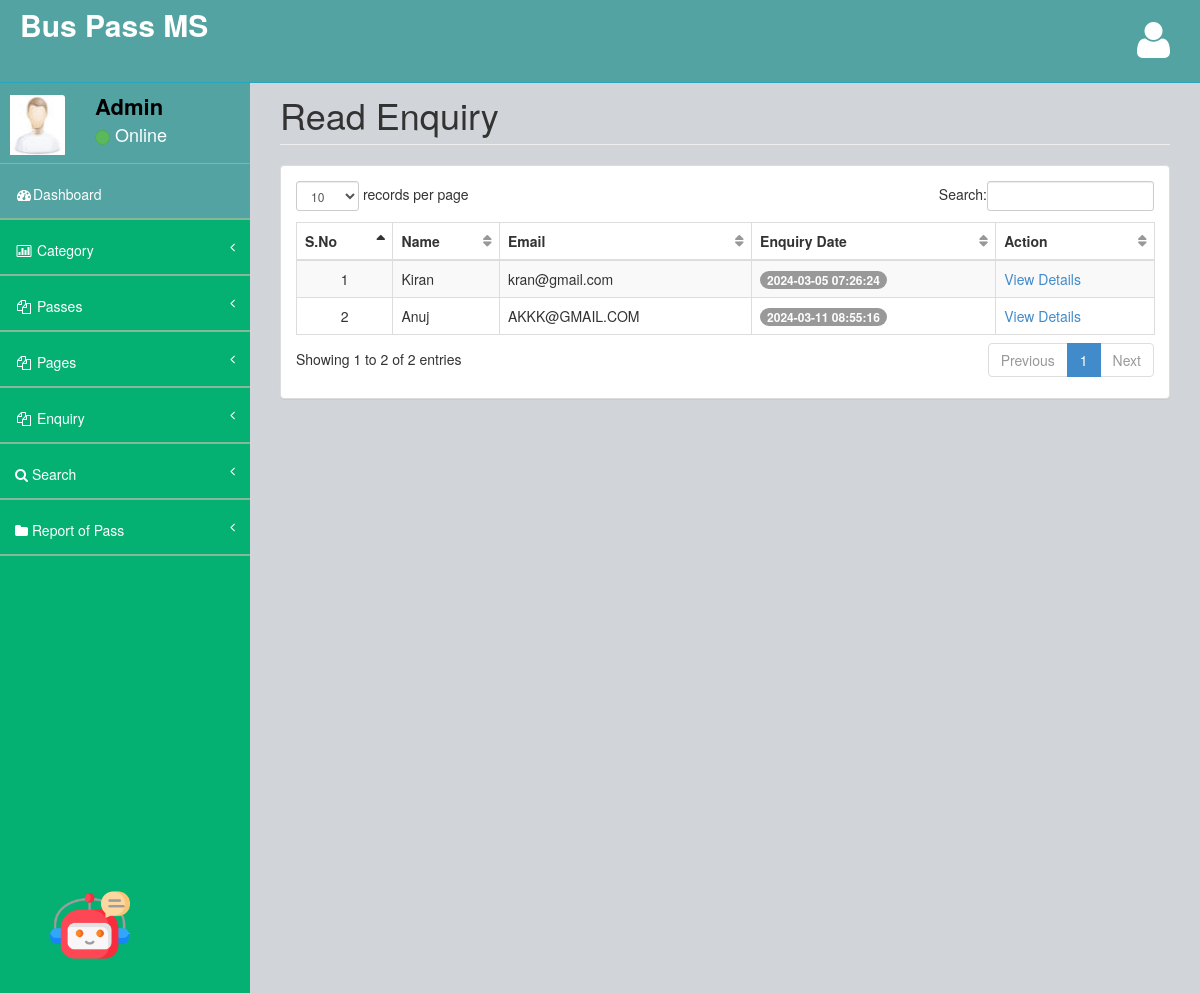
The app's page /admin/readenq.php (signed in) with its own data.
### tables this page shows
CREATE TABLE `tblcontact` (
  `ID` int(10) NOT NULL,
  `Name` varchar(200) DEFAULT NULL,
  `Email` varchar(200) DEFAULT NULL,
  `Message` mediumtext,
  `EnquiryDate` timestamp NOT NULL DEFAULT CURRENT_TIMESTAMP,
  `IsRead` int(5) DEFAULT NULL
);

### admin/readenq.php (the view, shortened to what this page needs)
<?php
include('includes/dbconnection.php');
if (strlen($_SESSION['bpmsaid']==0)) {
  header('location:logout.php');
  } else{
  ?>
<!DOCTYPE html>
<html>
<head>
    <link href="assets/plugins/bootstrap/bootstrap.css" rel="stylesheet" />
    <link href="assets/font-awesome/css/font-awesome.css" rel="stylesheet" />
    <link href="assets/plugins/pace/pace-theme-big-counter.css" rel="stylesheet" />
  <link href="assets/css/style.css" rel="stylesheet" />
      <link href="assets/css/main-style.css" rel="stylesheet" />
    <link href="assets/plugins/dataTables/dataTables.bootstrap.css" rel="stylesheet" />
</head>
<body>
    <div id="wrapper">
       <?php include_once('includes/header.php');?>
        <?php include_once('includes/sidebar.php');?>
        <div id="page-wrapper">
            <div class="row">
                <div class="col-lg-12">
                    <h1 class="page-header">Read Enquiry</h1>
                </div>
            </div>
            <div class="row">
                <div class="col-lg-12">
                    <div class="panel panel-default">
                        <div class="panel-body">
                            <div class="table-responsive">
                                <table class="table table-striped table-bordered table-hover" id="dataTables-example">
                                    <thead>
                                       <tr>
                   <th>S.No</th>
                   <th>Name</th>
                    <th>Email</th>
                    <th>Enquiry Date</th>
                     <th>Action</th>
                  </tr>
                                    </thead>
                                    <tbody>
                                         <?php
$sql="SELECT * from tblcontact where IsRead='1'";
$query = $dbh -> prepare($sql);
$query->execute();
$results=$query->fetchAll(PDO::FETCH_OBJ);
$cnt=1;
if($query->rowCount() > 0)
{
foreach($results as $row)
{               ?>
                                       <tr>
                     <td class="text-center"><?php echo htmlentities($cnt);?></td>
                                        <td><?php  echo htmlentities($row->Name);?></td>
                                        <td><?php  echo htmlentities($row->Email);?></td>
                                        <td>
                                            <span class="badge badge-primary"><?php  echo htmlentities($row->EnquiryDate);?></span>
                                        </td>
                                         <td><a href="view-enquiry.php?viewid=<?php echo htmlentities ($row->ID);?>">View Details</a></td>
                  </tr>
               <?php $cnt=$cnt+1;}} ?>
                                    </tbody>
                                </table>
                            </div>
                        </div>
                    </div>
                </div>
            </div>
        </div>
    </div>
</body>
</html>
<?php }  ?>

### admin/includes/sidebar.php (shortened to what this page needs)
<?php
include('includes/dbconnection.php');
?>
        <nav class="navbar-default navbar-static-side" role="navigation">
            <div class="sidebar-collapse">
                <ul class="nav" id="side-menu">
                    <li>
                        <div class="user-section">
                            <div class="user-section-inner">
                                <img src="assets/img/user.jpg" alt="">
                            </div>
                            <div class="user-info">
                                <?php
$aid=$_SESSION['bpmsaid'];
$sql="SELECT AdminName from  tbladmin where ID=:aid";
$query = $dbh -> prepare($sql);
$query->bindParam(':aid',$aid,PDO::PARAM_STR);
$query->execute();
$results=$query->fetchAll(PDO::FETCH_OBJ);
$cnt=1;
if($query->rowCount() > 0)
{
foreach($results as $row)
{               ?>
                                <div><strong><?php  echo $row->AdminName;?></strong></div>
                                <div class="user-text-online">
                                    <span class="user-circle-online btn btn-success btn-circle "></span>&nbsp;Online
                                </div>
                            </div>
                            <?php $cnt=$cnt+1;}} ?>
                        </div>
                    </li>
                    <li class="selected">
                        <a href="dashboard.php"><i class="fa fa-dashboard fa-fw"></i>Dashboard</a>
                    </li>
                    <li>
                        <a href="#"><i class="fa fa-bar-chart-o fa-fw"></i> Category<span class="fa arrow"></span></a>
                    </li>
                    <li>
                        <a href="#"><i class="fa fa-files-o fa-fw"></i> Passes<span class="fa arrow"></span></a>
                    </li>
                    <li>
                        <a href="#"><i class="fa fa-files-o fa-fw"></i> Pages<span class="fa arrow"></span></a>
                    </li>
                    <li>
                        <a href="#"><i class="fa fa-files-o fa-fw"></i> Enquiry<span class="fa arrow"></span></a>
                    </li>
                    <li>
                        <a href="search-pass.php"><i class="fa fa-search"></i>  Search<span class="fa arrow"></span></a>
                        </li>
                        <li>
                        <a href="pass-bwdates-report.php"><i class="fa fa-folder"></i>  Report of Pass<span class="fa arrow"></span></a>
                        </li>
                        <link rel="stylesheet" href="assets/css/bot_logo1.css">
            <div class="sidebar-bottom">
                <div class="chatbot-logo-container">
                    <a href="bot.php">
                        <img src="images/robot.png" alt="robot" class="chatbot-logo">
                    </a>
                </div>
            </div>
                </ul>
            </div>
        </nav>

### admin/assets/css/style.css (style rules this page uses)
body { background-color: #f8f8f8; }
#wrapper { width: 100%; margin-top: 55px!important; background-color:#04B173; }
#page-wrapper { padding: 0 15px; min-height: 568px; background-color:rgb(209, 212, 216); }
.navbar-static-side ul li { border-bottom:1px solid #84B899 !important; }
.arrow { float: right; }
.fa.arrow:before { content: "\f104"; }
@media (min-width:768px) { .navbar-static-side { z-index: 1; position: absolute; width: 250px; } }
table.dataTable thead .sorting, table.dataTable thead .sorting_asc:after, table.dataTable thead .sorting_desc, table.dataTable thead .sorting_asc_disabled, table.dataTable thead .sorting_desc_disabled { background: transparent; }
table.dataTable thead .sorting_asc:after { content: "\f0de"; float: right; font-family: fontawesome; }
table.dataTable thead .sorting:after { content: "\f0dc"; float: right; font-family: fontawesome; color: rgba(50,50,50,.5); }
.btn-circle { width: 30px; height: 30px; padding: 6px 0; border-radius: 15px; text-align: center; font-size: 12px; line-height: 1.428571429; }

### admin/assets/css/main-style.css (style rules this page uses)
.user-section-inner { height: 65px; width: 65px; -moz-border-radius: 3px; -webkit-border-radius: 3px; border-radius: 3px; overflow: hidden; display: inline-block; float: left; margin-right: 15px; margin-top: 20px; }
.user-section-inner img { margin-left:10px; width:55px; height:60px; }
.user-info { display: block; color:#000!important; display: inline-block; padding: 15px; margin-bottom: 0px }
.user-text-online { font-size:18px; color:#fff }
.user-circle-online { width: 15px!important; height: 15px!important; }
.nav > li > a { padding: 20px 15px; }
#side-menu { background-color:#04B173; }
#side-menu a { color:#fff; border-bottom: 1px solid #84B899 !important; height: 55px; }
.selected { background-color:rgb(83, 163, 163); }
.navbar-default { border-color: #27A6BE; }
@media (min-width:768px) { #page-wrapper { position: inherit; margin: 0 0 0 250px; padding: 0 30px; min-height: 1000px; } }

### admin/assets/css/bot_logo1.css (style rules this page uses)
.sidebar-bottom { position: fixed; bottom: 90px; left: 50px; width: 100%; z-index: 10; }
.sidebar-bottom .chatbot-logo { max-width: 80px; }

### records on screen
tblcontact: Name "Kiran", Email "kran@gmail.com", EnquiryDate "2024-03-05 07:26:24"
tblcontact: Name "Anuj", Email "AKKK@GMAIL.COM", EnquiryDate "2024-03-11 08:55:16"

### other values on screen
$row->AdminName "Admin"
